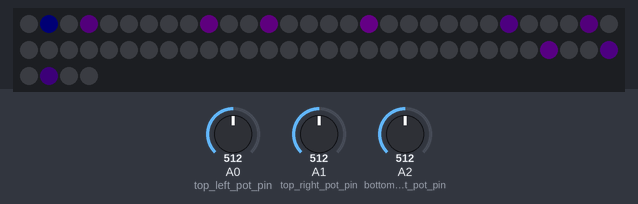
The sketch below on a simulated Teensy 3. On the bench: 64 RGB LEDs in strip order, left to right, continuing on the next row. Inputs (shaded band) come from the test bench; at power-on: A0 (top_left_pot_pin) = 512, A1 (top_right_pot_pin) = 512, A2 (bottom_left_pot_pin) = 512 (analog values on the 0–1023 scale). Dim RGB values are drawn brighter than linear; random numbers use the default seed unless the sketch sets one.

Above: at 1.2 s.
1.3 s: A0 (top_left_pot_pin) set to 697
At 1.95 s:
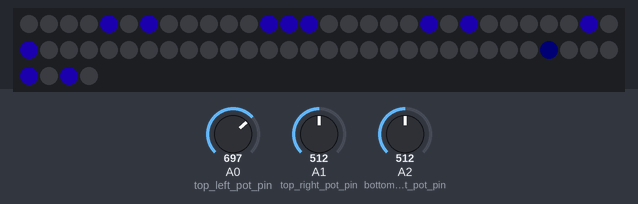
4.3 s: A0 (top_left_pot_pin) set to 720
At 4.7 s:
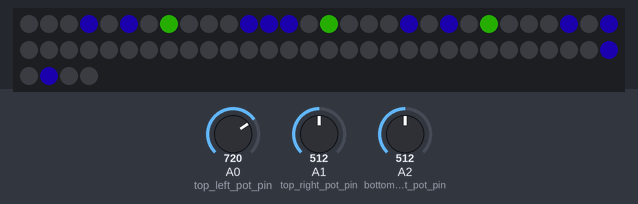
5.8 s: A0 (top_left_pot_pin) set to 814
At 6.8 s:
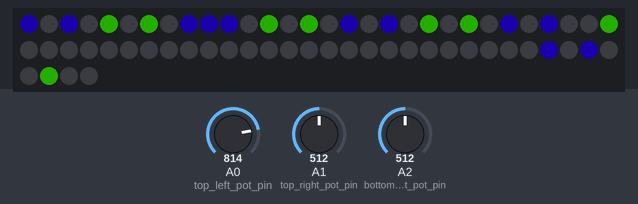
7.3 s: A0 (top_left_pot_pin) set to 840
At 7.48 s:
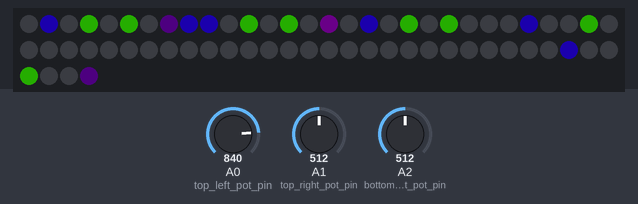
9.7 s: A0 (top_left_pot_pin) set to 1023
At 10.18 s:
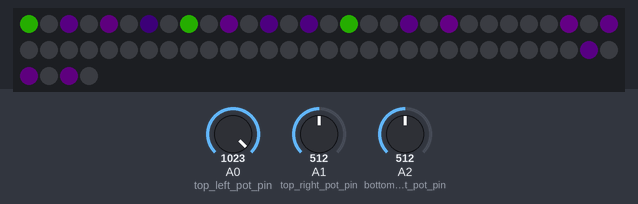
12.7 s: A0 (top_left_pot_pin) set to 511
At 13.18 s:
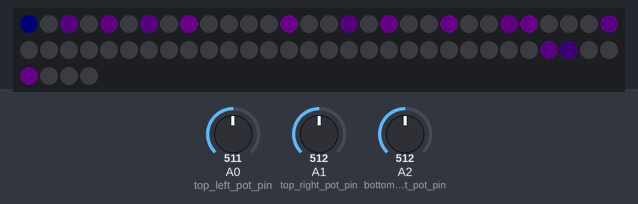

The sketch:

Class_4_-_bitmap_3_large_text.ino
```cpp
//Using arrays as bitmaps
// a bitmap is just that, an uncompressed map of bits
// a bmp file used 3 bytes per pixel to represent the colors
// here we're using a single value per "color" and then deciding how to display each one


//led biz begin. don't worry about anything in this section besides max_brightness
#include <WS2812Serial.h>
//we'll be using the Teensy audio library and it doesn't play nicely with neopixels.h or fastled
// so Paul of PJRC made this much more efficient version
#define num_of_leds 64
#define led_data_pin 5 // only these pins can be used on the Teensy 3.2:  1, 5, 8, 10, 31
byte drawingMemory[num_of_leds * 3];       //  3 bytes per LED
DMAMEM byte displayMemory[num_of_leds * 12]; // 12 bytes per LED
WS2812Serial leds(num_of_leds, displayMemory, drawingMemory, led_data_pin, WS2812_GRB);

//1.0 is VERY bright if you're powering it off of 5V
// this needs to be declared and set to something >0 for the LEDs to work
float max_brightness = 0.2;
//led biz end

//defines are not variables
// but unlike varibles they can be used in the declaration section and don't take up any memory
#define left_button_pin 0
#define right_button_pin 1
#define top_left_pot_pin A0
#define top_right_pot_pin A1
#define bottom_left_pot_pin A2
#define bottom_right_pot_pin A3

unsigned long current_time;
unsigned long prev_time[8]; //array of 8 variables named "prev"
int glyph_location;
float set_hue;
int xy_sel;
int xy_count;
int x_pot;
int y_pot;
int rate1 = 30;
int x_shift, y_shift;
int g_sel;
int pot3;

#define glyph_width  24
#define glyph_height 8

//aranging the array like this has makes no difference to the teensy but makes it easy for us to make designs
// A byte is used to conserve RAM
// Math like this can only be done if the value is a #define. it won't work with varables
byte glyph[glyph_width * glyph_height] = {

  0, 0, 0, 0, 0, 0, 0, 0, 0, 0, 0, 0, 0, 0, 0, 0, 0, 0, 0, 0, 0, 0, 0, 0,
  0, 1, 0, 1, 0, 0, 2, 0, 0, 3, 0, 3, 0, 3, 0, 4, 4, 0, 0, 5, 0, 5, 0, 0,
  0, 1, 0, 1, 0, 2, 0, 2, 0, 3, 0, 3, 0, 3, 0, 4, 0, 4, 0, 5, 0, 5, 0, 0,
  0, 1, 1, 1, 0, 2, 0, 2, 0, 3, 0, 3, 0, 3, 0, 4, 0, 4, 0, 0, 5, 0, 0, 0,
  0, 1, 0, 1, 0, 2, 0, 2, 0, 0, 3, 0, 3, 0, 0, 4, 0, 4, 0, 0, 5, 0, 0, 0,
  0, 1, 0, 1, 0, 0, 2, 0, 0, 0, 3, 0, 3, 0, 0, 4, 4, 0, 0, 0, 5, 0, 0, 0,
  0, 0, 0, 0, 0, 0, 0, 0, 0, 0, 0, 0, 0, 0, 0, 0, 0, 0, 0, 0, 0, 0, 0, 0,
  0, 0, 0, 0, 0, 0, 0, 0, 0, 0, 0, 0, 0, 0, 0, 0, 0, 0, 0, 0, 0, 0, 0, 0,

};


void setup() {
  leds.begin(); //must be done in setup for the LEDs to work.

  pinMode(left_button_pin, INPUT_PULLUP); //must be done when reading buttons
  pinMode(right_button_pin, INPUT_PULLUP);
  analogReadResolution(12); //0-4095 pot values
  analogReadAveraging(64);  //smooth the readings some
}


void loop() {
  current_time = millis();

  if (current_time - prev_time[0] > rate1) {
    prev_time[0] = current_time;

    //these will go higer than 10 so we can move the shapes areound a little more
    // map wasn't working as well for me so i went back to this method
    x_pot = (analogRead(top_left_pot_pin) / 4095.0) * 32; //0-10
    y_pot = 32 - ((analogRead(top_right_pot_pin) / 4095.0) * 10); //subtrat by 10 to flip it around 10 - 0
    xy_sel = x_pot + (y_pot * 8);
    pot3 = analogRead(bottom_left_pot_pin);
    if (pot3 < 2000) {
      g_sel = 0;
    }
    if (pot3 >= 2000) {
      g_sel = 1;
    }

    //x_count goes from 0-7 and so does y_count but since we have it arranged
    // with one for loop after another we get x_count=0 for y_count from 0-7,
    // then x_count=1 for y_count from 0-7 and so on
    // this way we can more easily deal with the two dimensional LED array

    for ( int x_count = 0; x_count < 8; x_count++) {
      for ( int y_count = 0; y_count < 8; y_count++) {
        xy_count = x_count + (y_count * 8); //goes from 0-64
        set_pixel_HSV(xy_count, 0, 0, 0); // turn everything off. otherwise the last "frame" swill still show

        //% is remainder aka modulo. remainder = dividend % divisor. https://www.arduino.cc/reference/en/language/structure/arithmetic-operators/remainder/
        // x_shift will never equal or go over glyph_width. It'll jsut keep wrapping around
        // so 7%8= 7, 8%8=0, 10%8=2, 17%8=1.
        // you can use this calculator to try it out //https://www.wolframalpha.com/input/?i=9%257%3D

        x_shift = (x_count + x_pot) % glyph_width;
        y_shift = (y_count + y_pot) % glyph_height;
        //the bitmap is moved by changing where we're looking at it. Instead of jsut combining x_count and y_cound we shift it
        glyph_location = ((x_shift) + ((y_shift) * glyph_width));

        if (glyph[glyph_location] == 2) {
          //set_pixel_HSV(led to change, hue,saturation,value aka brightness)
          set_pixel_HSV(xy_count, .3 , 1, 1); //xy_count is used here, not glyph_location. Otherwise nothing would move
        }

        if (glyph[glyph_location] == 1) {
          set_pixel_HSV(xy_count, .7 , 1, 1);
        }
        if (glyph[glyph_location] >= 3) {
          float r1 = random(0, 100) / 500.0;
          set_pixel_HSV(xy_count, .8 , 1, r1);
        }


      }
    }
    leds.show(); // after we've set what we want all the LEDs to be we send the data out through this function
  } //timing "if" over

}// loop is over


//This function is a little different than you might see in other libraries but it works pretty similar
// instead of 0-255 you see in other libraries this is all 0-1.0
// you can copy this to the bottom of any code as long as the declarations at the top in "led biz" are done

//set_pixel_HSV(led to change, hue,saturation,value aka brightness)
// led to change is 0-63
// all other are 0.0 to 1.0
// hue - 0 is red, then through the ROYGBIV to 1.0 as red again
// saturation - 0 is fully white, 1 is fully colored.
// value - 0 is off, 1 is the value set by max_brightness
// (it's not called brightness since, unlike in photoshop, we're going from black to fully lit up

//based on https://stackoverflow.com/questions/3018313/algorithm-to-convert-rgb-to-hsv-and-hsv-to-rgb-in-range-0-255-for-both

void set_pixel_HSV(int pixel, float fh, float fs, float fv) {
  byte RedLight;
  byte GreenLight;
  byte BlueLight;

  byte h = fh * 255;
  byte s = fs * 255;
  byte v = fv * max_brightness * 255;

  h = (h * 192) / 256;  // 0..191
  unsigned int i = h / 32;   // We want a value of 0 thru 5
  unsigned int f = (h % 32) * 8;   // 'fractional' part of 'i' 0..248 in jumps

  unsigned int sInv = 255 - s;  // 0 -> 0xff, 0xff -> 0
  unsigned int fInv = 255 - f;  // 0 -> 0xff, 0xff -> 0
  byte pv = v * sInv / 256;  // pv will be in range 0 - 255
  byte qv = v * (256 - s * f / 256) / 256;
  byte tv = v * (256 - s * fInv / 256) / 256;

  switch (i) {
    case 0:
      RedLight = v;
      GreenLight = tv;
      BlueLight = pv;
      break;
    case 1:
      RedLight = qv;
      GreenLight = v;
      BlueLight = pv;
      break;
    case 2:
      RedLight = pv;
      GreenLight = v;
      BlueLight = tv;
      break;
    case 3:
      RedLight = pv;
      GreenLight = qv;
      BlueLight = v;
      break;
    case 4:
      RedLight = tv;
      GreenLight = pv;
      BlueLight = v;
      break;
    case 5:
      RedLight = v;
      GreenLight = pv;
      BlueLight = qv;
      break;
  }
  leds.setPixelColor(pixel, RedLight, GreenLight, BlueLight);
}
```

Measured:
- the behaviour switches between 703 and 704 on A0 (top_left_pot_pin) (found by bisection; images 1 and 2)
- the behaviour switches between 831 and 832 on A0 (top_left_pot_pin) (found by bisection; images 3 and 4)
- after the input at 5.8 s, the LEDs: change at once (image 3)
- after the input at 7.3 s, the LEDs: change at once (image 4)
